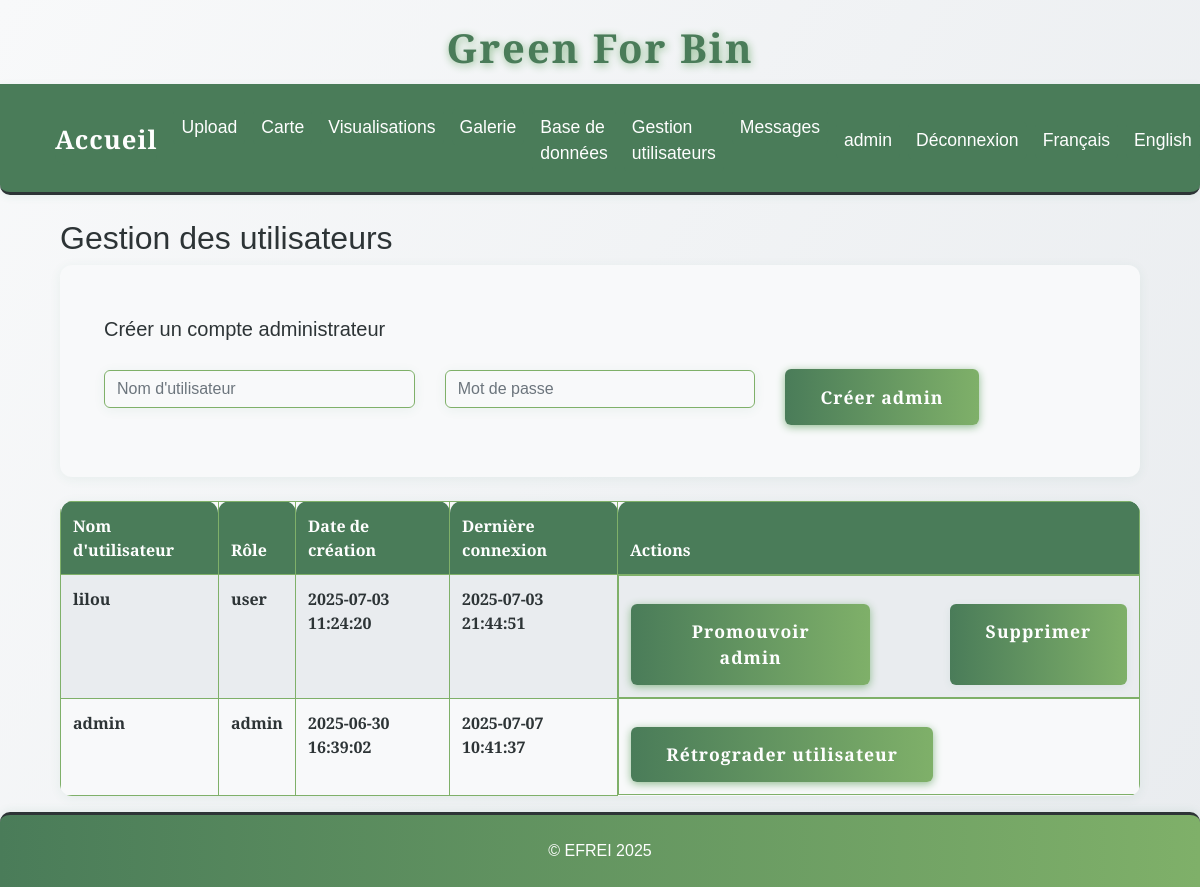
/admin/users (signed in), run on an earlier commit of the app's database.
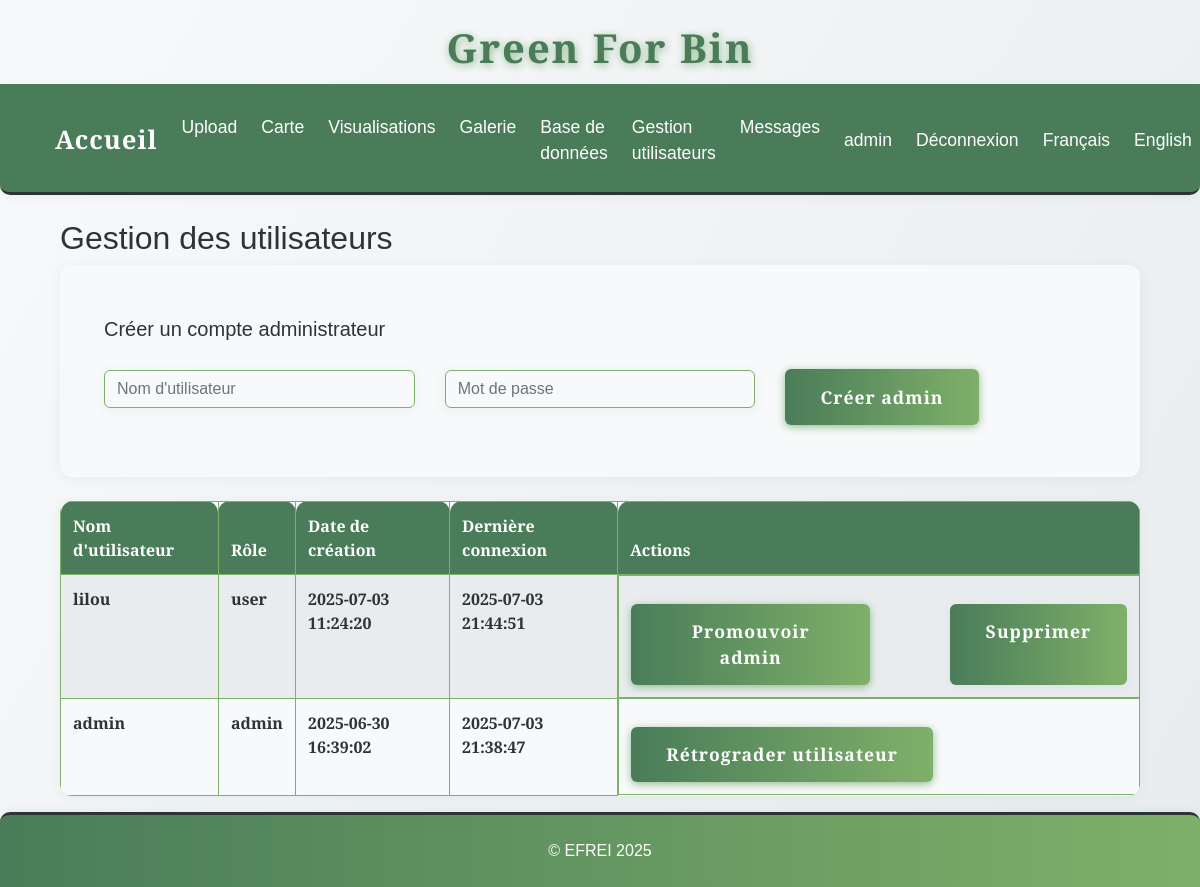
And on a later commit of the database.
### tables this page shows
CREATE TABLE users (
                id INTEGER PRIMARY KEY AUTOINCREMENT,
                username TEXT UNIQUE NOT NULL,
                password_hash TEXT NOT NULL,
                role TEXT NOT NULL DEFAULT 'user',
                created_at TEXT NOT NULL,
                last_login TEXT
            );

### app.py (the view)
@app.route('/admin/users')
@admin_required
def admin_users():
    with sqlite3.connect(DB_PATH) as conn:
        c = conn.cursor()
        c.execute("""
            SELECT id, username, role, created_at, last_login
            FROM users
            ORDER BY created_at DESC
        """)
        users = c.fetchall()
        c.execute("SELECT COUNT(*) FROM users WHERE role = 'admin'")
        admin_count = c.fetchone()[0]
    return render_template('admin/users.html', users=users, admin_count=admin_count)

### app.py (called while the page is built)
def get_locale():
    return session.get('lang', request.accept_languages.best_match(['en', 'fr']))

@app.context_processor
def inject_locale():
    return dict(get_locale=get_locale)

def admin_required(f):
    @wraps(f)
    def decorated_function(*args, **kwargs):
        if 'user_id' not in session:
            flash('Vous devez être connecté pour accéder à cette page.', 'error')
            return redirect(url_for('login'))
        with sqlite3.connect(DB_PATH) as conn:
            c = conn.cursor()
            c.execute("SELECT role FROM users WHERE id = ?", (session['user_id'],))
            user = c.fetchone()
        if not user or user[0] != 'admin':
            flash('Accès réservé aux administrateurs.', 'error')
            return redirect(url_for('index'))
        return f(*args, **kwargs)
    return decorated_function

### templates/admin/users.html (shortened to what this page needs)
{% extends "base.html" %}
{% block content %}
<div class="container">
    <h2>{{ _('Gestion des utilisateurs') }}</h2>
    <div class="card mb-4">
        <div class="card-body">
            <h5 class="card-title">{{ _('Créer un compte administrateur') }}</h5>
            <form method="post" action="{{ url_for('create_admin') }}">
                <div class="row g-2 align-items-center">
                    <div class="col-md-4">
                        <input type="text" name="username" class="form-control" placeholder="Nom d'utilisateur" required>
                    </div>
                    <div class="col-md-4">
                        <input type="password" name="password" class="form-control" placeholder="Mot de passe" required>
                    </div>
                    <div class="col-md-4">
                        <button type="submit" class="btn btn-primary">{{ _('Créer admin') }}</button>
                    </div>
                </div>
            </form>
        </div>
    </div>
    <table class="table table-striped table-green-text">
        <thead>
            <tr>
                <th>{{ _("Nom d'utilisateur") }}</th>
                <th>{{ _('Rôle') }}</th>
                <th>{{ _('Date de création') }}</th>
                <th>{{ _('Dernière connexion') }}</th>
                <th>{{ _('Actions') }}</th>
            </tr>
        </thead>
        <tbody>
            {% for user in users %}
                <tr>
                    <td>{{ user[1] }}</td>
                    <td>{{ user[2] }}</td>
                    <td>{{ user[3] }}</td>
                    <td>{{ user[4] or _('Jamais') }}</td>
                    <td class="d-flex gap-2">
                        {% if user[2] == 'user' %}
                            <a href="{{ url_for('promote_user', user_id=user[0]) }}" class="btn btn-success btn-sm" style="margin-right:2.5rem;">{{ _('Promouvoir admin') }}</a>
                        {% else %}
                            <a href="{{ url_for('demote_user', user_id=user[0]) }}" class="btn btn-warning btn-sm" style="margin-right:2.5rem;">{{ _('Rétrograder utilisateur') }}</a>
                        {% endif %}
                        {% if session['user_id'] != user[0] and (user[2] != 'admin' or admin_count > 1) %}
                            <a href="{{ url_for('delete_user', user_id=user[0]) }}" class="btn btn-danger btn-sm" style="margin-left:2.5rem;">{{ _('Supprimer') }}</a>
                        {% endif %}
                    </td>
                </tr>
            {% endfor %}
        </tbody>
    </table>
</div>
{% endblock %}

### templates/base.html (shortened to what this page needs)
<!DOCTYPE html>
<html lang="{{ get_locale() }}">
<head>
    <link href="https://cdn.jsdelivr.net/npm/bootstrap@4.6.2/dist/css/bootstrap.min.css" rel="stylesheet">
    <link href="{{ url_for('static', filename='css/style.css') }}" rel="stylesheet">
    <link href="{{ url_for('static', filename='css/greenforbin.css') }}" rel="stylesheet">
</head>
<body>
    <header>
        <h1>{{ _('Green For Bin') }}</h1>
        <nav class="navbar navbar-expand-lg navbar-dark bg-dark">
            <div class="container-fluid">
                <a class="navbar-brand" href="{{ url_for('about') }}">{{ _('Accueil') }}</a>
                <div class="collapse navbar-collapse" id="navbarNav">
                    <ul class="navbar-nav">
                        <li class="nav-item">
                            <a class="nav-link" href="{{ url_for('upload') }}">{{ _('Upload') }}</a>
                        </li>
                        <li class="nav-item">
                            <a class="nav-link" href="{{ url_for('map_view') }}">{{ _('Carte') }}</a>
                        </li>
                        <li class="nav-item">
                            <a class="nav-link" href="{{ url_for('stats') }}">{{ _('Visualisations') }}</a>
                        </li>
                        <li class="nav-item">
                            <a class="nav-link" href="{{ url_for('gallery') }}">{{ _('Galerie') }}</a>
                        </li>
                        {% if session.get('role') == 'admin' %}
                            <li class="nav-item">
                                <a class="nav-link" href="{{ url_for('afficher_bdd') }}">{{ _('Base de données') }}</a>
                            </li>
                            <li class="nav-item">
                                <a class="nav-link" href="{{ url_for('admin_users') }}">{{ _('Gestion utilisateurs') }}</a>
                            </li>
                            <li class="nav-item">
                                <a class="nav-link" href="{{ url_for('admin_messages') }}">{{ _('Messages') }}</a>
                            </li>
                        {% endif %}
                    </ul>
                    <ul class="navbar-nav ms-auto">
                        {% if session.get('user_id') %}
                            <li class="nav-item">
                                <span class="nav-link">{{ session.get('username') }}</span>
                            </li>
                            <li class="nav-item">
                                <a class="nav-link" href="{{ url_for('logout') }}">{{ _('Déconnexion') }}</a>
                            </li>
                        {% endif %}
                        <li class="nav-item">
                            <a class="nav-link" href="{{ url_for('set_language', lang='fr') }}">{{ _('Français') }}</a>
                        </li>
                        <li class="nav-item">
                            <a class="nav-link" href="{{ url_for('set_language', lang='en') }}">{{ _('English') }}</a>
                        </li>
                    </ul>
                </div>
            </div>
        </nav>
    </header>
    <div class="container mt-4">
        {% block content %}{% endblock %}
    </div>
    <footer class="footer-efrei mt-auto py-3">
        <div class="container text-center">
            <span>&copy; EFREI 2025</span>
        </div>
    </footer>
</body>
</html>

### static/css/style.css (style rules this page uses)
:root { --primary-green: #4a7c59; --light-green: #7fb069; --sage-green: #8fbc8f; --cream: #fefefe; --warm-white: #f8f9fa; --soft-gray: #e9ecef; --charcoal: #2d3436; --text-primary: #2d3436; --text-secondary: #636e72; --radius: 2.5rem; --shadow: 0 4px 24px rgba(44, 124, 89, 0.10); --transition: all 0.3s cubic-bezier(.4,0,.2,1); --green-dark: var(--primary-green); --green: var(--light-green); --green-light: var(--sage-green); --beige: var(--cream); --white: var(--cream); --black: var(--charcoal); }
html, body { height: 100%; margin: 0; padding: 0; }
body { display: flex; flex-direction: column; min-height: 100vh; }
.container.mt-4 { flex: 1 0 auto; }
.navbar { background: linear-gradient(90deg, var(--primary-green) 0%, var(--light-green) 100%); border-radius: 0 0 var(--radius) var(--radius); box-shadow: var(--shadow); padding: 1.5rem 2.5rem 1.2rem 2.5rem; display: flex; justify-content: center; align-items: center; gap: 2rem; position: sticky; top: 0; z-index: 1000; }
.nav-link { color: var(--cream); font-family: 'Inter', 'Franklin Gothic Medium', 'Arial Narrow', Arial, sans-serif, sans-serif; font-size: 1.1rem; font-weight: 500; padding: 0.5rem 1.2rem; border-radius: 2rem; transition: var(--transition); position: relative; }
.btn { background: var(--primary-green); color: var(--cream); border: none; border-radius: 2rem; font-family: 'Inter', Arial, sans-serif; font-weight: 600; padding: 0.9rem 2.2rem; font-size: 1.1rem; box-shadow: 0 2px 8px rgba(44, 124, 89, 0.08); transition: var(--transition); cursor: pointer; margin-top: 1rem; letter-spacing: 1px; }
.card { background: var(--white); border-radius: var(--radius); box-shadow: var(--shadow); padding: 2rem 1.5rem; margin-bottom: 2rem; transition: var(--transition); position: relative; overflow: hidden; }
input, textarea, select { background: var(--beige); color: var(--green-dark); border: 2px solid var(--green-light); border-radius: 1.5rem; font-family: 'Inter', Arial, sans-serif; padding: 10px 18px; font-size: 1.08rem; transition: var(--transition); }
.footer-efrei { width: 100%; background: linear-gradient(90deg, var(--primary-green) 0%, var(--light-green) 100%); color: var(--cream); border-top: 3px solid var(--charcoal); box-shadow: 0 -2px 8px rgba(44, 124, 89, 0.08); font-family: 'Quercus Serif', 'Montserrat', 'Quicksand', Arial, sans-serif !important; font-weight: 500; flex-shrink: 0; }
.footer-efrei .container { padding-top: 8px; padding-bottom: 8px; }

### static/css/greenforbin.css (style rules this page uses)
:root { --primary-green: #4a7c59; --light-green: #7fb069; --sage-green: #8fbc8f; --cream: #fefefe; --warm-white: #f8f9fa; --soft-gray: #e9ecef; --charcoal: #2d3436; --text-primary: #2d3436; --text-secondary: #636e72; }
body { background: linear-gradient(135deg, var(--cream) 0%, var(--light-green) 100%); color: var(--text-primary); font-family: 'Segoe UI', 'Roboto', Arial, sans-serif; min-height: 100vh; }
header h1 { color: var(--primary-green); font-weight: bold; letter-spacing: 2px; text-shadow: 1px 2px 8px var(--sage-green); }
.navbar, .navbar-brand, .nav-link { background: var(--primary-green) !important; color: var(--cream) !important; font-weight: 500; border-radius: 0 0 10px 10px; }
.card { border-radius: 16px; box-shadow: 0 4px 24px 0 rgba(79, 124, 89, 0.10); border: none; background: var(--warm-white); }
.btn-primary, .btn-success, .btn-warning { background: var(--light-green); border: none; color: var(--cream); font-weight: 600; border-radius: 8px; box-shadow: 0 2px 8px var(--sage-green); transition: background 0.2s, box-shadow 0.2s; }
.table { background: var(--warm-white); border-radius: 10px; overflow: hidden; }
th { background: var(--primary-green); color: var(--cream); }
td, th { border: 1px solid var(--light-green) !important; }
footer { background: var(--primary-green); color: var(--cream); text-align: center; padding: 12px 0; border-radius: 10px 10px 0 0; margin-top: 40px; }

What changed in the data, as far as the page shows it:
changed users "admin": last_login "2025-07-07 10:41:37" → "2025-07-03 21:38:47"
